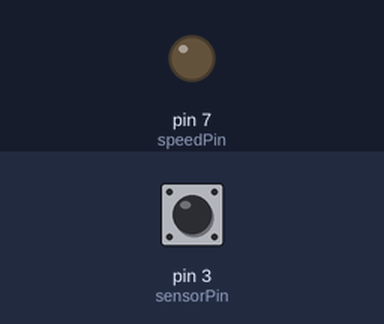
A sketch run on a simulated Arduino Uno, built with avr-gcc and run on an emulated ATmega328P. Shown: output pins drawn as LEDs (lit = HIGH). Dashed ring = blinking. Inputs (shaded band) come from the test bench; at power-on: pin 3 (sensorPin) HIGH.

Above: at 1.2 s.
1.3 s: pin 3 (sensorPin) pulsed LOW 5 times (0.12 s each, 0.3 s apart)
At 1.58 s:
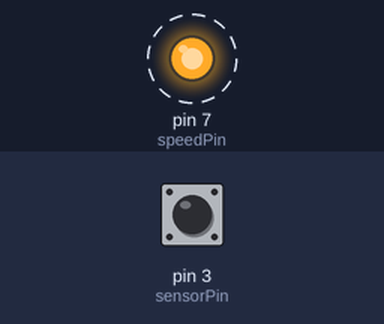
At 3.4 s:
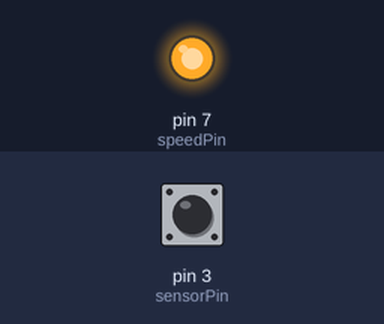
Timing chart, 0 to 4.9 s (numbered marks = the images above; inputs shaded):
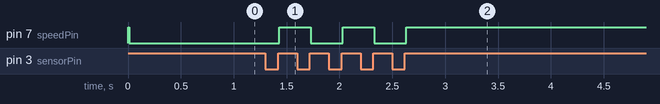

The sketch:

Limar_debounce_sketch_dec28c.ino
```cpp
/*
 Debounce

 Each time the input pin goes from LOW to HIGH, the output pin is toggled
 from LOW to HIGH or HIGH to LOW.  There's a minimum delay between toggles
 to debounce the circuit (i.e. to ignore noise).
 */

// constants won't change. They're used here to
// set pin numbers:
const int sensorPin = 3;    // the number of the pushbutton pin
const int speedPin = 7;     // the number of the LED pin

// Variables will change:
int speedState = HIGH;       // the current state of the output pin
int sensorState;             // the current reading from the input pin
int lastsensorState = LOW;   // the previous reading from the input pin

// the following variables are long's because the time, measured in miliseconds,
// will quickly become a bigger number than can be stored in an int.
long lastDebounceTime = 0;  // the last time the output pin was toggled
long debounceDelay = 10;    // the debounce time; increase if the output flickers

void setup() {
  pinMode(sensorPin, INPUT);
  pinMode(speedPin, OUTPUT);

  // set initial speed state
  digitalWrite(speedPin, speedState);
  digitalWrite(sensorPin, speedState);
}

void loop() {
  // read the state of the sensor into a local variable:
  int reading = digitalRead(sensorPin);

  // check to see if the sensor has registered
  // (i.e. the input went from LOW to HIGH),  and you've waited
  // long enough since the last press to ignore any noise:

  // If the switch changed, due to noise or pressing:
  if (reading != lastsensorState) {
    // reset the debouncing timer
    lastDebounceTime = millis();
  }

  if ((millis() - lastDebounceTime) > debounceDelay) {
    // whatever the reading is at, it's been there for longer
    // than the debounce delay, so take it as the actual current state:

    // if the sensor state has changed:
    if (reading != sensorState) {
      sensorState = reading;

      // only toggle the speed out if the new sensor state is HIGH
      if (sensorState == HIGH) {
        speedState = !speedState;
      }
    }
  }

  // set the speed
  digitalWrite(speedPin, speedState);

  // save the reading.  Next time through the loop,
  // it'll be the lastsensorState:
  lastsensorState = reading;
}
```

Measured:
- after the input at 1.3 s, pin 7 (speedPin): alternates HIGH for 0.30 s and LOW for 0.30 s, 5 changes in all, then stays HIGH, starting after 0.13 s
